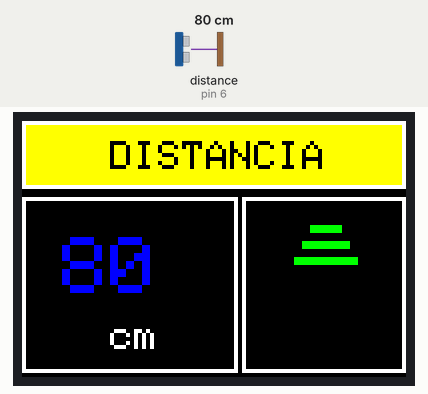
A sketch run on a simulated Arduino Uno, built with avr-gcc and run on an emulated ATmega328P. Parts: 96×64 colour display. The test bench sets the inputs (shaded band); at power-on: distance to the obstacle (sensor on pin 6) 80 cm. The echo pulse lasts 58.3 µs per cm.

Above: at 1.3 s.
1.4 s: distance to the obstacle (sensor on pin 6) set to 2 cm
At 2.2 s:
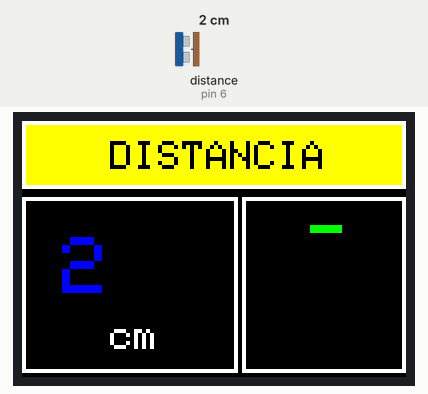
2.9 s: distance to the obstacle (sensor on pin 6) set to 4 cm
At 3.2 s:
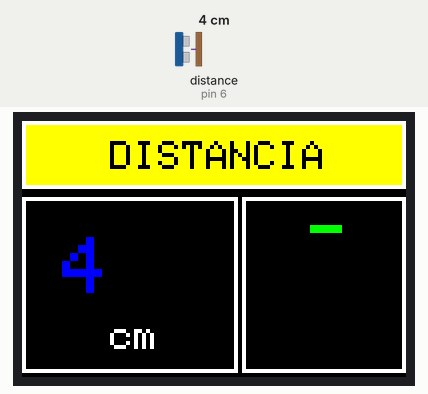
4.4 s: distance to the obstacle (sensor on pin 6) set to 9 cm
At 5.7 s:
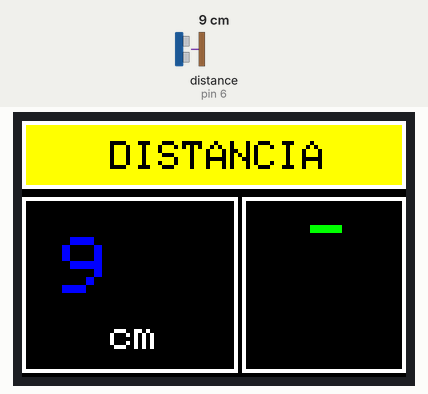
Timing chart, 0 to 7.4 s (numbered marks = the images above; inputs shaded):
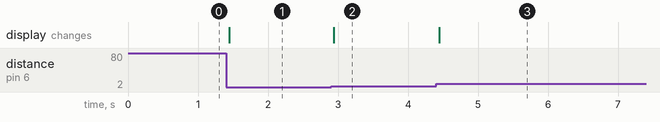

Measured:
- after the input at 1.4 s, the display: changes at once (image 1)
- after the input at 2.9 s, the display: changes at once (image 2)
- after the input at 4.4 s, the display: changes at once (image 3)

The sketch:

ultrasonic-distance+oled+color+0.95inch.ino
```cpp
//Programa: Medidor de distancia com
//          display Oled Colorido SSD1331
//Autor: Arduino e Cia

#include <Ultrasonic.h>
#include <Adafruit_GFX.h>
#include <Adafruit_SSD1331.h>
#include <SPI.h>

//Pinos de ligacao do display SSD1331
#define sclk 13
#define mosi 11
#define cs   10
#define rst  9
#define dc   8

//Definicao de cores
#define BLACK           0x0000
#define BLUE            0x001F
#define RED             0xF800
#define GREEN           0x07E0
#define CYAN            0x07FF
#define MAGENTA         0xF81F
#define YELLOW          0xFFE0
#define WHITE           0xFFFF

//Ligacao do pino Trigger do HC-SR04
#define PINO_TRIGGER  5

//Ligacao do pino Echo do HC-SR04
#define PINO_ECHO     6

//Inicializa o sensor ultrassonico
Ultrasonic Ultrasonic(PINO_TRIGGER, PINO_ECHO);

//Inicializa o display Oled
Adafruit_SSD1331 display = Adafruit_SSD1331(cs, dc, rst);

//Posicao inicial do grafico
int posicao_x = 72;
int posicao_y = 26;
int largura = 8;
int altura = 2;

void setup(void)
{
  Serial.begin(9600);
  display.begin();
  //Informacoes iniciais do display
  display.fillScreen(BLACK);
  display.drawRect(0, 0, 96, 17, WHITE);
  display.fillRect(0, 0, 96, 17, YELLOW);
  display.drawRect(0, 0, 96, 17, WHITE);
  display.drawRect(0, 19 , 54, 44, WHITE);
  display.drawRect(55, 19 , 41, 44, WHITE);
  display.setCursor( 22, 50 );
  display.print("cm");
  display.setTextSize(1);
  display.setTextColor(BLACK);
  display.setCursor( 22, 5 );
  display.print( "DISTANCIA" );
}

void loop(void)
{
  //Leitura da distancia do HC-SR04
  long distancia = Ultrasonic.distanceRead();

  //Atualiza as informacoes na tela
  AtualizaDisplay(distancia);

  delay(30);
}

void AtualizaDisplay(long val)
{
  //Atualiza a distancia na tela
  display.fillRect(1, 20 , 50, 23, BLACK);
  display.setTextSize(2);
  display.setTextColor(BLUE);
  display.setCursor( 10, 29 );
  display.print( val );

  //Atualiza a animacao da distancia
  display.fillRect(57, 20 , 38, 42, BLACK);
  posicao_x = 72;
  posicao_y = 26;
  largura = 8;
  altura = 2;


  int grafico = map(val, 0, 200, 1, 8);
  if (grafico >= 8)
  {
    grafico = 8;
  }

  //Preenche animacao distancia
  for (int i = 1; i <= grafico; i++)
  {
    display.fillRect(posicao_x, posicao_y , largura, altura, GREEN);
    posicao_x = posicao_x - 2;
    posicao_y = posicao_y + 4;
    largura = largura + 4;
  }
}
```
